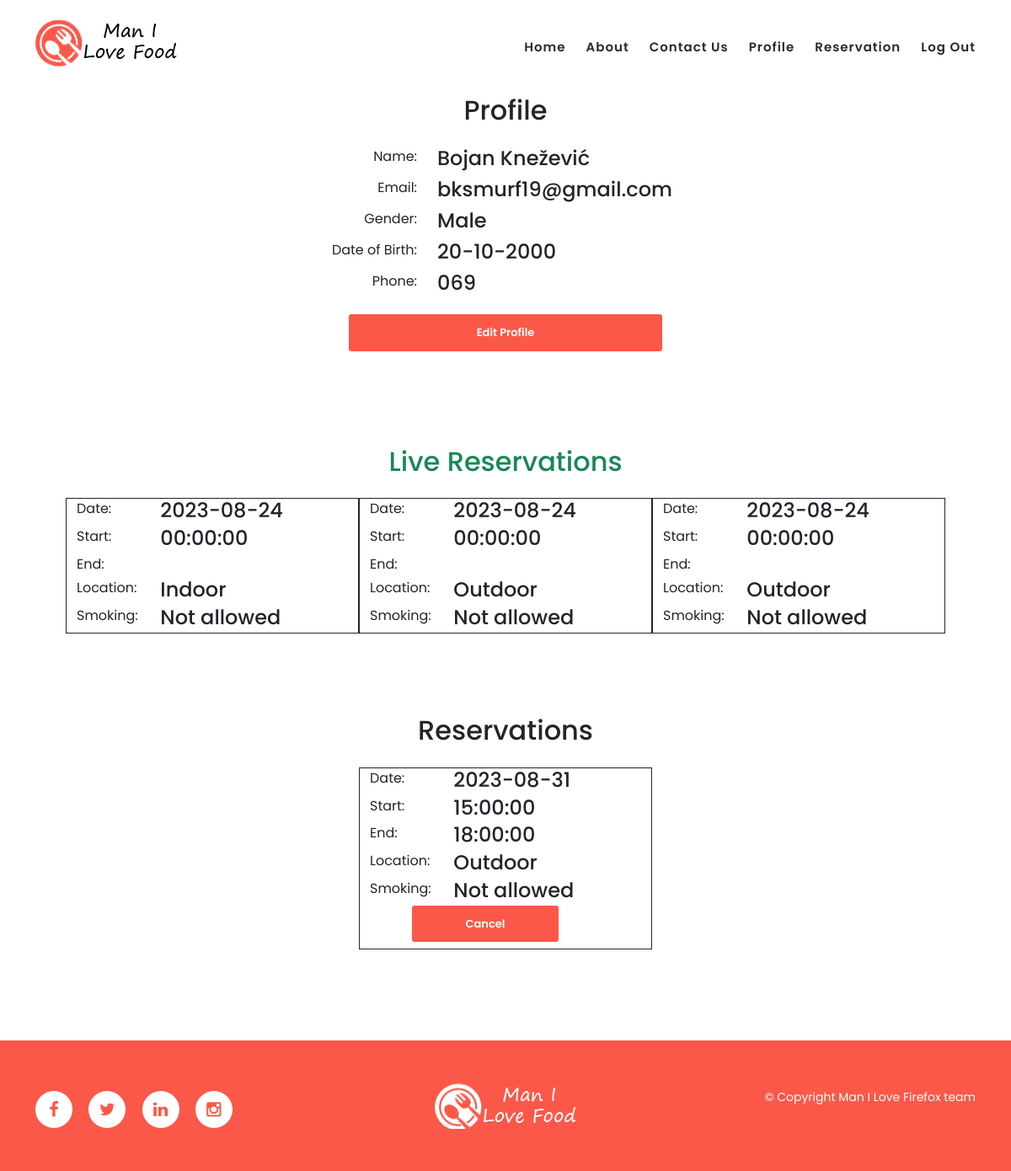
Screenshot of /profile.php (signed in) with the database file from the repository.
### tables this page shows
CREATE TABLE `accounts` (
  `id` int(11) NOT NULL,
  `first_name` varchar(50) NOT NULL,
  `last_name` varchar(50) NOT NULL,
  `email` varchar(100) NOT NULL,
  `gender` enum('Male','Female','Other') NOT NULL,
  `date_of_birth` date DEFAULT NULL,
  `phone` varchar(20) DEFAULT NULL,
  `password` varchar(255) NOT NULL,
  `created_at` timestamp NOT NULL DEFAULT current_timestamp()
);

CREATE TABLE `reservations` (
  `reservation_id` int(11) NOT NULL,
  `account_id` int(11) NOT NULL,
  `table_id` int(11) DEFAULT NULL,
  `status` enum('arriving','seated','ordered','served','paid','cancelled') NOT NULL,
  `reservation_date` date NOT NULL,
  `reservation_time` time NOT NULL,
  `reservation_end` time DEFAULT NULL,
  `reservation_code` varchar(20) DEFAULT NULL
);

CREATE TABLE `tables` (
  `table_id` int(11) NOT NULL,
  `num_seats` int(11) NOT NULL,
  `location` enum('Indoor','Outdoor','Balcony') NOT NULL DEFAULT 'Indoor',
  `smoking` tinyint(1) NOT NULL DEFAULT 0
);

### functions.php (called while the page is built, shortened)
<?php
function reverseFormatDate($inputDate): false|string
{
    $dateObj = DateTime::createFromFormat('Y-m-d', $inputDate);
    if($dateObj) {
        return $dateObj->format('d-m-Y');
    }
    else{
        return false;
    }
}
function getReservationTime($time): false|string
{
    return match ($time) {
        'Breakfast' => '07:00',
        'Lunch' => '12:00',
        'Dinner' => '18:00',
        default => false,
    };
}

### profile.php (the view, shortened to what this page needs)
<?php
require "template/header.php";
require "functions.php";
if (!$_SESSION['logged_in']) {
    header("location: login.php");
    exit();
}
else{
    $email = $_SESSION['email'];
    $conn = connect();
    $stmt = $conn->prepare("SELECT id, first_name, last_name, gender, date_of_birth, phone FROM accounts WHERE email=?");
    $stmt->execute([$email]);
    $result = $stmt->fetch();
    $fname = $result['first_name'];
    $lname = $result['last_name'];
    $gender = $result['gender'];
    $rawDate = $result['date_of_birth'];
    $phone = $result['phone'];
    $id = $result['id'];
    $dob = reverseFormatDate($rawDate);
}
?>
<section id="profileData" class="my-3 py-5">
    <div class="container mt-5">
        <div class="row justify-content-center">
            <div class="col-lg-12 text-center mb-4">
                <h2>Profile</h2>
            </div>
            <div class="row mb-2">
                <div class="col-md-5 text-sm-end">
                    <label class="font-weight-bold">Name:</label>
                </div>
                <div class="col-md-7">
                    <h4><?php echo $fname . ' ' . $lname; ?></h4>
                </div>
            </div>
            <div class="row mb-2">
                <div class="col-md-5 text-sm-end">
                    <label class="font-weight-bold">Email:</label>
                </div>
                <div class="col-md-7">
                    <h4><?php echo $email; ?></h4>
                </div>
            </div>
            <div class="row mb-2">
                <div class="col-md-5 text-sm-end">
                    <label class="font-weight-bold">Gender:</label>
                </div>
                <div class="col-md-7">
                    <h4><?php echo $gender; ?></h4>
                </div>
            </div>
            <div class="row mb-2">
                <div class="col-md-5 text-sm-end">
                    <label class="font-weight-bold">Date of Birth:</label>
                </div>
                <div class="col-md-7">
                    <h4><?php echo $dob; ?></h4>
                </div>
            </div>
            <div class="row mb-2">
                <div class="col-md-5 text-sm-end">
                    <label class="font-weight-bold">Phone:</label>
                </div>
                <div class="col-md-7">
                    <h4><?php echo $phone; ?></h4>
                </div>
            </div>
            <div class="col-md-12 d-flex justify-content-center mt-4">
                <div class="col-md-4">
                    <button id="editProfileBtn" class="btnMain">Edit Profile</button>
                </div>
            </div>
        </div>
    </div>
</section>
<section id="profileReservations">
    <div class="container">
        <div class="row d-flex justify-content-center p-5">
            <div class="col-lg-12 text-center mb-4">
                <h2 class="text-success">Live Reservations</h2>
            </div>
            <?php
            $stmt = $conn->prepare("SELECT * FROM reservations WHERE account_id = $id");
            $stmt->execute();
            $reservations = $stmt->fetchAll(PDO::FETCH_ASSOC);
            foreach ($reservations as $reservation) {
                $status = $reservation['status'];
                $reservationDate = $reservation['reservation_date'];
                $reservationTime = $reservation['reservation_time'];
                $reservationEnd = $reservation['reservation_end'];
                $tableId = $reservation['table_id'];
                $stmt = $conn->prepare("SELECT location, smoking FROM tables WHERE table_id =?");
                $stmt->execute([$tableId]);
                $result = $stmt->fetch();
                $location = $result['location'];
                $smoking = ($result['smoking']) ? 'Allowed' : 'Not allowed';
                $currentDateTime = new DateTime();
                $reservationDateTime = new DateTime($reservationDate . ' ' . getReservationTime($reservationTime));
                $fourHoursBefore = clone $reservationDateTime;
                $fourHoursBefore->modify('-4 hours');
                if($status != 'paid' && $status !='cancelled' && $currentDateTime > $fourHoursBefore && $currentDateTime->format('Y-m-d') == $reservationDate) {
                    echo '<div class="col-sm-4 border border-dark">
                            <div class="row text-center">
                                <div class="row">
                                    <div class="row mb-1">
                                        <div class="col-md-4 text-sm-start">
                                            <label class="font-weight-bold">Date:</label>
                                        </div>
                                        <div class="col-md-8 text-md-start">
                                            <h4>' . $reservationDate . '</h4>
                                        </div>
                                    </div>
                                    <div class="row mb-1">
                                        <div class="col-md-4 text-sm-start">
                                            <label class="font-weight-bold">Start:</label>
                                        </div>
                                        <div class="col-md-8 text-md-start">
                                            <h4>' . $reservationTime . '</h4>
                                        </div>
                                    </div>
                                    <div class="row mb-1">
                                        <div class="col-md-4 text-sm-start">
                                            <label class="font-weight-bold">End:</label>
                                        </div>
                                        <div class="col-md-8 text-md-start">
                                            <h4>' . $reservationEnd . '</h4>
                                        </div>
                                    </div>
                                    <div class="row mb-1">
                                        <div class="col-md-4 text-sm-start">
                                            <label class="font-weight-bold">Location:</label>
                                        </div>
                                        <div class="col-md-8 text-md-start">
                                            <h4>' . $location . '</h4>
                                        </div>
                                    </div>
                                    <div class="row mb-1">
                                        <div class="col-md-4 text-sm-start">
                                            <label class="font-weight-bold">Smoking:</label>
                                        </div>
                                        <div class="col-md-8 text-md-start">
                                            <h4>' . $smoking . '</h4>
                                        </div>
                                    </div>
                                </div>
                            </div>
                        </div> ';
                }
            }
            ?>
        </div>
        <div class="row d-flex justify-content-center p-5">
            <div class="col-lg-12 text-center mb-4">
                <h2>Reservations</h2>
            </div>
            <?php
            $stmt = $conn->prepare("SELECT * FROM reservations WHERE account_id = $id");
            $stmt->execute();
            $reservations = $stmt->fetchAll(PDO::FETCH_ASSOC);
            foreach ($reservations as $reservation) {
                $reservationId = $reservation['reservation_id'];
                $status = $reservation['status'];
                $reservationDate = $reservation['reservation_date'];
                $reservationTime = $reservation['reservation_time'];
                $reservationEnd = $reservation['reservation_end'];
                $tableId = $reservation['table_id'];
                $stmt = $conn->prepare("SELECT location, smoking FROM tables WHERE table_id =?");
                $stmt->execute([$tableId]);
                $result = $stmt->fetch();
                $location = $result['location'];
                $smoking = ($result['smoking']) ? 'Allowed' : 'Not allowed';
                $currentDateTime = new DateTime();
                $reservationDateTime = new DateTime($reservationDate . ' ' . getReservationTime($reservationTime));
                $fourHoursBefore = clone $reservationDateTime;
                $fourHoursBefore->modify('-4 hours');
                if($status != 'paid' && $status !='cancelled' && $currentDateTime < $fourHoursBefore) {
                    echo '<div class="col-sm-4 border border-dark">
                           <form id="cancelReservation_'.$reservationId.'" method="post" onsubmit="return false;">
                                <div class="row text-center">
                                    <div class="row">
                                        <div class="row mb-1">
                                            <div class="col-md-4 text-sm-start">
                                                <label class="font-weight-bold">Date:</label>
                                            </div>
                                            <div class="col-md-8 text-md-start">
                                                <h4>' . $reservationDate . '</h4>
                                            </div>
                                        </div>
                                        <div class="row mb-1">
                                            <div class="col-md-4 text-sm-start">
                                                <label class="font-weight-bold">Start:</label>
                                            </div>
                                            <div class="col-md-8 text-md-start">
                                                <h4>' . $reservationTime . '</h4>
                                            </div>
                                        </div>
                                        <div class="row mb-1">
                                            <div class="col-md-4 text-sm-start">
                                                <label class="font-weight-bold">End:</label>
                                            </div>
                                            <div class="col-md-8 text-md-start">
                                                <h4>' . $reservationEnd . '</h4>
                                            </div>
                                        </div>
                                        <div class="row mb-1">
                                            <div class="col-md-4 text-sm-start">
                                                <label class="font-weight-bold">Location:</label>
                                            </div>
                                            <div class="col-md-8 text-md-start">
                                                <h4>' . $location . '</h4>
                                            </div>
                                        </div>
                                        <div class="row mb-1">
                                            <div class="col-md-4 text-sm-start">
                                                <label class="font-weight-bold">Smoking:</label>
                                            </div>
                                            <div class="col-md-8 text-md-start">
                                                <h4>' . $smoking . '</h4>
                                            </div>
                                        </div>
                                        <div class="row my-2 d-flex justify-content-center">
                                            <div class="col-md-8">
                                               <input type="submit" class="btnMain" value="Cancel" onclick="cancelReservation('.$reservationId.')">
                                            </div>
                                        </div>
                                    </div>
                                </div>
                            </form>
                        </div> ';
                }
            }
            ?>
        </div>
    </div>
</section>
<?php require "template/footer.php"; ?>

### assets/css/style.css (style rules this page uses)
html, body, div, span, applet, object, iframe, h1, h2, h3, h4, h5, h6, p, blockquote, div pre, a, abbr, acronym, address, big, cite, code, del, dfn, em, font, img, ins, kbd, q, s, samp, small, strike, strong, sub, sup, tt, var, b, u, i, center, dl, dt, dd, ol, ul, li, figure, header, nav, section, article, aside, footer, figcaption { margin: 0; padding: 0; border: 0; outline: 0; }
header, nav, section, article, aside, footer, hgroup { display: block; }
* { box-sizing: border-box; }
html, body { font-family: 'Poppins', sans-serif; font-weight: 400; background-color: #fff; font-size: 16px; -ms-text-size-adjust: 100%; -webkit-font-smoothing: antialiased; -moz-osx-font-smoothing: grayscale; }
h1, h2, h3, h4, h5, h6 { margin-top: 0; margin-bottom: 0; }
html, body { background: #fff; font-family: 'Poppins', sans-serif; }
*, *:before, *:after { -webkit-box-sizing: border-box; box-sizing: border-box; -webkit-font-smoothing: antialiased; -moz-osx-font-smoothing: grayscale; }
.contact-form button, .btnMain { margin-top: -10px; font-size: 13px; color: #fff; background-color: #fb5849; padding: 12px 25px; width: 100%; box-shadow: none; border: none; display: inline-block; border-radius: 3px; font-weight: 600; transition: all .3s; }

### rows the page displays
accounts: first_name "Bojan", last_name "Knežević", gender "Male", date_of_birth "20-10-2000", phone "069"
reservations: reservation_date "2023-08-24", reservation_time "00:00:00", table.location "Indoor", table.smoking "Not allowed"
reservations: reservation_date "2023-08-24", reservation_time "00:00:00", table.location "Outdoor", table.smoking "Not allowed"
reservations: reservation_date "2023-08-24", reservation_time "00:00:00", table.location "Outdoor", table.smoking "Not allowed"
reservations: reservation_date "2023-08-31", reservation_time "15:00:00", reservation_end "18:00:00", table.location "Outdoor", table.smoking "Not allowed"

### other values shown
$email "bksmurf19@gmail.com"
